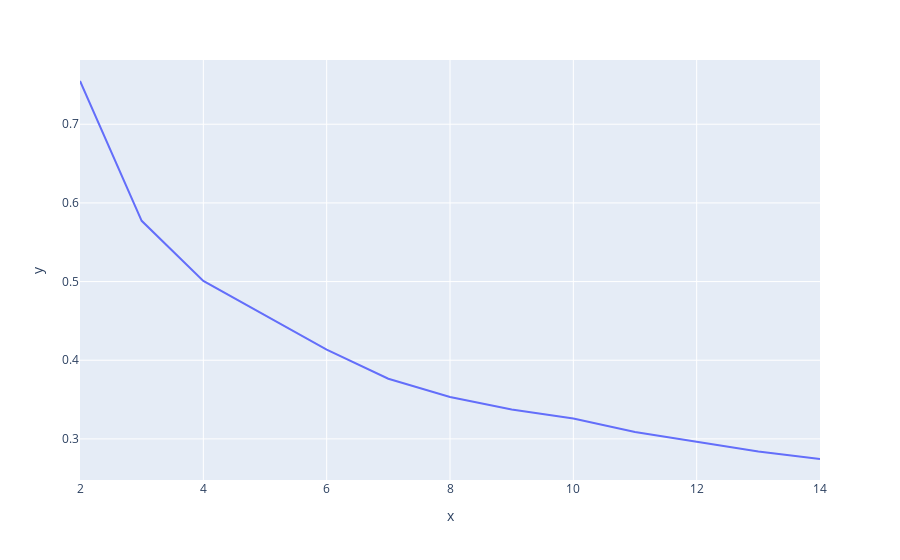

The cell this chart's notebook holds for it:
### Code cell
px.line(x=num_clusters, y=cosDistortion)

### Figure 1 — Plotly figure (JSON) as saved in the notebook; plotly's stock layout.template omitted (floating-point values rounded to 4 significant figures)
{"data": [{"hovertemplate": "x=%{x}<br>y=%{y}<extra></extra>", "legendgroup": "", "line": {"color": "#636efa", "dash": "solid"}, "marker": {"symbol": "circle"}, "mode": "lines", "name": "", "orientation": "v", "showlegend": false, "type": "scatter", "x": [2, 3, 4, 5, 6, 7, 8, 9, 10, 11, 12, 13, 14], "xaxis": "x", "y": [0.755, 0.5772, 0.5007, 0.4566, 0.4134, 0.3765, 0.3533, 0.3372, 0.3258, 0.3087, 0.2962, 0.284, 0.2744], "yaxis": "y"}], "layout": {"legend": {"tracegroupgap": 0}, "margin": {"t": 60}, "xaxis": {"anchor": "y", "domain": [0, 1], "title": {"text": "x"}}, "yaxis": {"anchor": "x", "domain": [0, 1], "title": {"text": "y"}}}}
